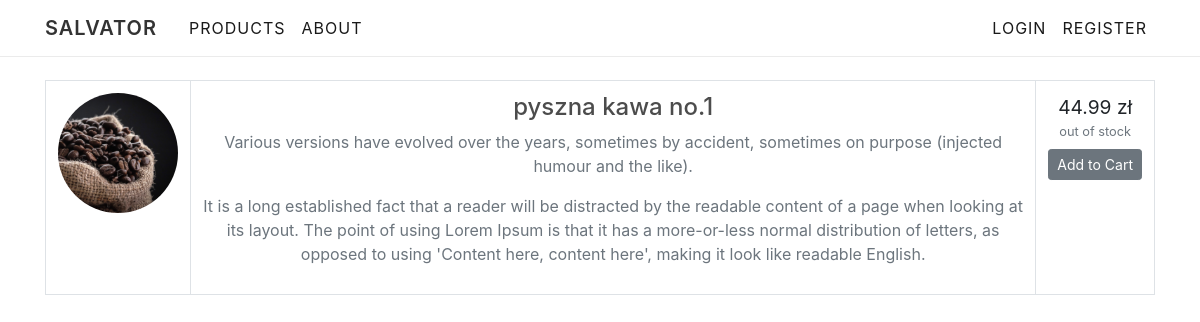
The page /products/1/ on the database its author committed.
### products/models.py (models this page shows, shortened)
class Product(models.Model):
    name = models.CharField(max_length=120)
    category = models.ForeignKey(Category, on_delete=models.SET_NULL, null=True, blank=True)
    short_description = models.TextField(default='product list description')
    long_description = models.TextField(default='product detail description')
    availability = models.BooleanField()
    discount = models.FloatField(default='0')
    quantity_available = models.IntegerField()
    price = models.DecimalField(max_digits=8, decimal_places=2, default=0)
    image = models.ImageField(default='default.jpg', upload_to='product_pics')

### products/views.py (the view)
# urls.py: path('<int:pk>/', ProductDetailView.as_view(), name='product_detail')  # expects int variable. PK comes from primary key of product
class ProductDetailView(DetailView):
    model = Product
    template_name = 'products/product_detail.html'

### shop/context_processors.py (called while the page is built)
def cart_context(request):
    if request.user.is_authenticated:
        existing_order = get_user_pending_order(request)
        return {'cart_context': existing_order}
    else:
        return {}

### products/templates/products/product_detail.html
{% extends "shop/base.html" %}
{% block content %}
<table class="table table-bordered text-center">
    <tr>
        <td>
            <img class="rounded-circle" style="width:120px;" src="{{ product.image.url }}">
        </td>
        <td>
            <h4><a class="article-title" href="#">{{ product.name }}</a></h4>
            <p class="text-muted">{{ product.short_description }}</p>
            <p class="text-muted">{{ product.long_description }}</p>
        </td>
        <td>
            <p class="product-list-price mb-0 ">{{ product.price }} zł</p>
            {% if product.availability is True %}
                <p class="text-muted small mb-2">in stock!</p>
            {% else %}
                <p class="text-muted small mb-2">out of stock</p>
            {% endif %}
            {% if product in current_order_products %}
                <a href="{% url 'shopping_cart' %}" class="btn btn-sm btn-outline-secondary">Go to Cart</a>
            {% else %}
                <a href="{% url 'add_to_cart' product.id %}" class="btn btn-sm btn-secondary">Add to Cart</a>
            {% endif %}
        </td>
    </tr>
</table>
{% endblock content %}

### shop/static/shop/style.css (style rules this page uses)
body { margin-top: 5rem; }
h1, h2, h3, h4, h5, h6 { color: rgba(0, 0, 0, 0.7); }
.article-title { color: rgba(0, 0, 0, 0.7); }
.product-list-price { font-size: 120%; }

### rows shown on the page
Product: image (placeholder picture), name "pyszna kawa no.1", short_description "Various versions have evolved over the years, sometimes by accident, sometimes on purpose (injected humour and the like).", long_description "It is a long established fact that a reader will be distracted by the readable content of a page when looking at its layout. The point of using Lorem Ipsum is that it has a more-or-less normal distribution of letters, as opposed to using 'Content here, content here', making it look like readable English.", price "44.99"
